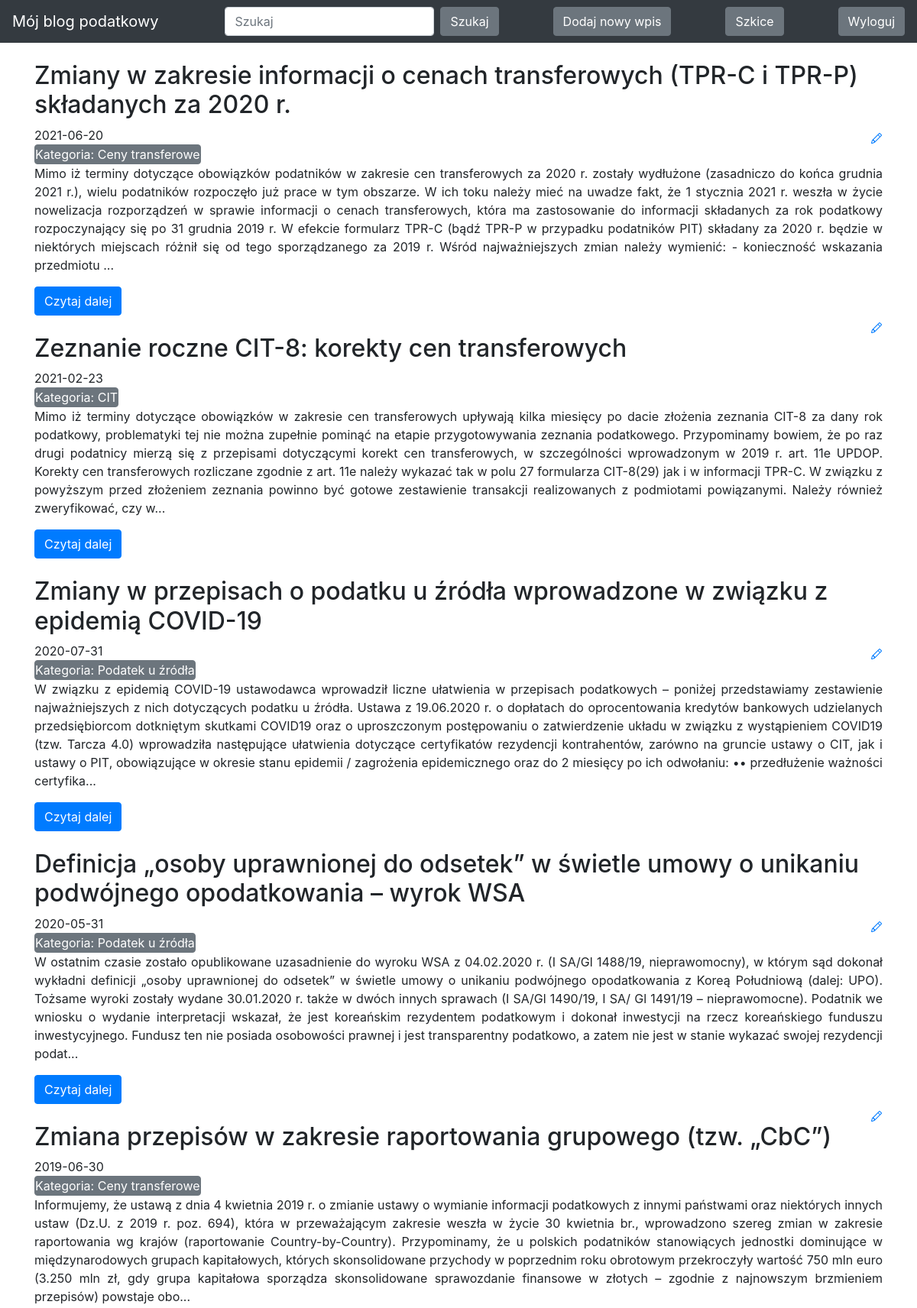
The page / (signed in, upper part) on the database its author committed.
### blog/models.py (models this page shows)
class Entry(db.Model):
    id = db.Column(db.Integer, primary_key=True)
    title = db.Column(db.String(80), nullable=False)
    body = db.Column(db.Text, nullable=False)
    pub_date = db.Column(db.DateTime, nullable=False,
                         default=datetime.datetime.utcnow)
    is_published = db.Column(db.Boolean, default=False)
    category = db.Column(db.String(80), nullable=False)

### blog/routes.py (the view)
@app.route("/")
def index():
    search = request.args.get('search', default=None)
    category = request.args.get('category', default=None)
    entry_id = request.args.get('entry_id', default=None)
    query = Entry.query.filter_by(is_published=True)
    if search:
        query = query.filter(or_(Entry.title.contains(search), Entry.body.contains(search)))
    elif category:
        query = query.filter(Entry.category == category)
    elif entry_id:
        query = query.filter(Entry.id == entry_id)
    all_posts = query.order_by(Entry.pub_date.desc())
    return render_template("homepage.html", all_posts=all_posts)

### blog/templates/homepage.html (shortened to what this page needs)
<!DOCTYPE html>
<html lang="en">
{% extends "base.html" %}
{% block content %}
{% for post in all_posts %}
<div>
   <div>
       <h2 class="mt-4 d-inline-block">{{ post.title }}</h2>
       <a href="{{ url_for('edit_entry', entry_id=post.id) }}">
       </a>
   </div>
   {{ post.pub_date.strftime('%Y-%m-%d') }}
    <form class="form-inline my-2 my-lg-0" action="{{ url_for('index') }}" method="GET">
    <button class="btn btn-secondary my-2 my-sm-0 p-0" name="category" value="{{ post.category }}" type="submit">Kategoria: {{ post.category }}</button>
    </form>
    <p style="text-align: justify">
        {% if 'entry_id' in request.full_path %}
        {{ post.body }}
        {% else %}
        {{ post.body|truncate(700, true) }}
        {% endif %}
   </p>
    <form class="form-inline my-2 my-lg-0" action="{{ url_for('index') }}" method="GET">
    {% if 'entry_id' in request.full_path %}
    <button class="btn btn-primary my-2 my-sm-0" type="submit">Wróć do strony głównej</button>
    {% else %}
    <button class="btn btn-primary my-2 my-sm-0" name="entry_id" value="{{ post.id }}" type="submit">Czytaj dalej</button>
    {% endif %}
    </form>
</div>
{% endfor %}
{% endblock %}

### rows shown on the page
Entry: title "Zmiany w zakresie informacji o cenach transferowych (TPR-C i TPR-P) składanych za 2020 r.", pub_date "2021-06-20", category "Ceny transferowe", body "Mimo iż terminy dotyczące obowiązków podatników w zakresie cen transferowych za 2020 r. zostały wydłużone (zasadniczo do końca grudnia 2021 r.), wielu podatników rozpoczęło już prace w tym obszarze. W ich toku należy mieć na uwadze fakt, że 1 stycznia 2021 r. weszła w życie nowelizacja rozporządzeń w sprawie informacji o cenach transferowych, która ma zastosowanie do informacji składanych za rok podatkowy rozpoczynający się po 31 grudnia 2019 r. W efekcie formularz TPR-C (bądź TPR-P w przypadku podatników PIT) składany za 2020 r. będzie w niektórych miejscach różnił się od tego sporządzanego za 2019 r. Wśród najważniejszych zmian należy wymienić: - konieczność wskazania przedmiotu ...", {{ post.id }} 11 (drawn)
Entry: title "Zeznanie roczne CIT-8: korekty cen transferowych", pub_date "2021-02-23", category "CIT", body "Mimo iż terminy dotyczące obowiązków w zakresie cen transferowych upływają kilka miesięcy po dacie złożenia zeznania CIT-8 za dany rok podatkowy, problematyki tej nie można zupełnie pominąć na etapie przygotowywania zeznania podatkowego. Przypominamy bowiem, że po raz drugi podatnicy mierzą się z przepisami dotyczącymi korekt cen transferowych, w szczególności wprowadzonym w 2019 r. art. 11e UPDOP. Korekty cen transferowych rozliczane zgodnie z art. 11e należy wykazać tak w polu 27 formularza CIT-8(29) jak i w informacji TPR-C. W związku z powyższym przed złożeniem zeznania powinno być gotowe zestawienie transakcji realizowanych z podmiotami powiązanymi. Należy również zweryfikować, czy w...", {{ post.id }} 1 (drawn)
Entry: title "Zmiany w przepisach o podatku u źródła wprowadzone w związku z epidemią COVID-19", pub_date "2020-07-31", category "Podatek u źródła", body "W związku z epidemią COVID-19 ustawodawca wprowadził liczne ułatwienia w przepisach podatkowych – poniżej przedstawiamy zestawienie najważniejszych z nich dotyczących podatku u źródła. Ustawa z 19.06.2020 r. o dopłatach do oprocentowania kredytów bankowych udzielanych przedsiębiorcom dotkniętym skutkami COVID19 oraz o uproszczonym postępowaniu o zatwierdzenie układu w związku z wystąpieniem COVID19 (tzw. Tarcza 4.0) wprowadziła następujące ułatwienia dotyczące certyfikatów rezydencji kontrahentów, zarówno na gruncie ustawy o CIT, jak i ustawy o PIT, obowiązujące w okresie stanu epidemii / zagrożenia epidemicznego oraz do 2 miesięcy po ich odwołaniu: •• przedłużenie ważności certyfika...", {{ post.id }} 2 (drawn)
Entry: title "Definicja „osoby uprawnionej do odsetek” w świetle umowy o unikaniu podwójnego opodatkowania – wyrok WSA", pub_date "2020-05-31", category "Podatek u źródła", body "W ostatnim czasie zostało opublikowane uzasadnienie do wyroku WSA z 04.02.2020 r. (I SA/Gl 1488/19, nieprawomocny), w którym sąd dokonał wykładni definicji „osoby uprawnionej do odsetek” w świetle umowy o unikaniu podwójnego opodatkowania z Koreą Południową (dalej: UPO). Tożsame wyroki zostały wydane 30.01.2020 r. także w dwóch innych sprawach (I SA/Gl 1490/19, I SA/ Gl 1491/19 – nieprawomocne). Podatnik we wniosku o wydanie interpretacji wskazał, że jest koreańskim rezydentem podatkowym i dokonał inwestycji na rzecz koreańskiego funduszu inwestycyjnego. Fundusz ten nie posiada osobowości prawnej i jest transparentny podatkowo, a zatem nie jest w stanie wykazać swojej rezydencji podat...", {{ post.id }} 3 (drawn)
Entry: title "Zmiana przepisów w zakresie raportowania grupowego (tzw. „CbC”)", pub_date "2019-06-30", category "Ceny transferowe", body "Informujemy, że ustawą z dnia 4 kwietnia 2019 r. o zmianie ustawy o wymianie informacji podatkowych z innymi państwami oraz niektórych innych ustaw (Dz.U. z 2019 r. poz. 694), która w przeważającym zakresie weszła w życie 30 kwietnia br., wprowadzono szereg zmian w zakresie raportowania wg krajów (raportowanie Country-by-Country). Przypominamy, że u polskich podatników stanowiących jednostki dominujące w międzynarodowych grupach kapitałowych, których skonsolidowane przychody w poprzednim roku obrotowym przekroczyły wartość 750 mln euro (3.250 mln zł, gdy grupa kapitałowa sporządza skonsolidowane sprawozdanie finansowe w złotych – zgodnie z najnowszym brzmieniem przepisów) powstaje obo..."
